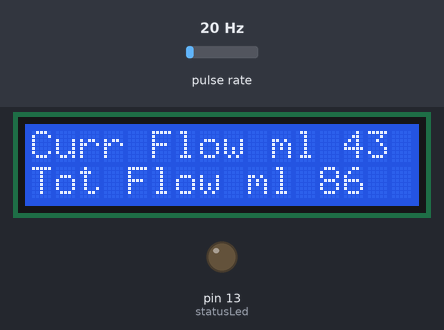
Recording of a sketch running on a simulated Arduino Uno, built with avr-gcc and run on an emulated ATmega328P. Parts: 16×2 character LCD, output pins drawn as LEDs (lit = HIGH). Wiring (inferred from the names in the program): pulse sensor: data pin 2. Inputs (shaded band) come from the test bench; at power-on: pulse rate 20 Hz. What the sketch prints to the serial monitor is not drawn.

Above: at 2.2 s.
2.3 s: pulse rate (sensor on pin 2) set to 150 Hz
At 4.0 s:
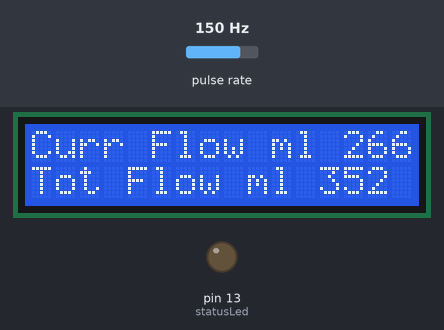
5.3 s: pulse rate (sensor on pin 2) set to 4 Hz
At 7.0 s:
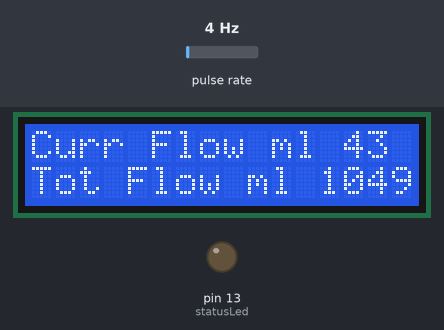
8.3 s: pulse rate (sensor on pin 2) set to 50 Hz
At 10.1 s:
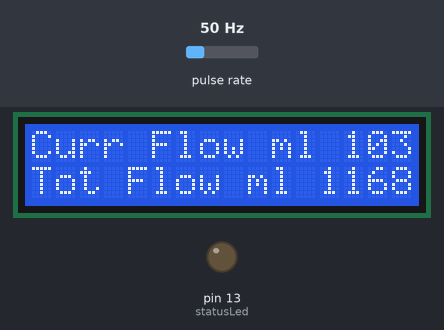
11.3 s: pulse rate (sensor on pin 2) set to 4 Hz
At 13.1 s:
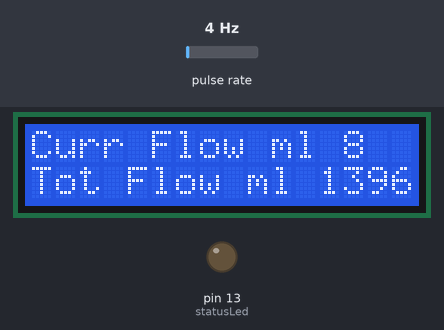
17.3 s: pulse rate (sensor on pin 2) set to 100 Hz
At 18.0 s:
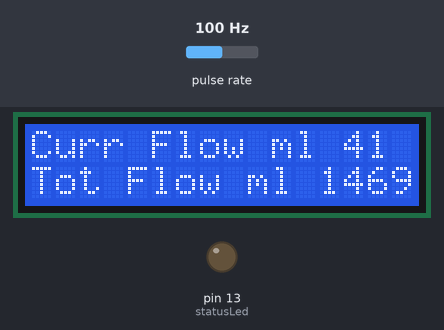
20.3 s: pulse rate (sensor on pin 2) set to 4 Hz
At 21.3 s:
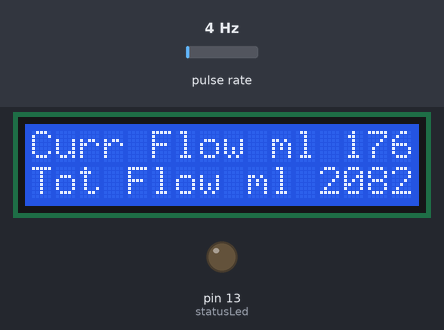
Timing chart, 0 to 23.3 s (numbered marks = the images above; inputs shaded):
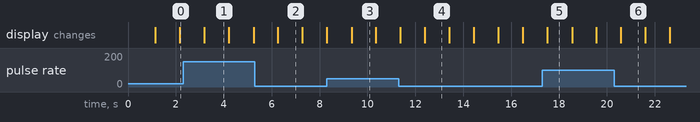

Measured:
- after the input at 20.3 s, pin 13 (statusLed): stays LOW (without the input it goes to HIGH after 36.9 s)
- what the display in image 1 shows lasts 1.0 s, from 3.2 s to 4.2 s

The sketch:

LCD_FlowCode.ino
```cpp
/*
  Liquid flow rate sensor -DIYhacking.com Arvind Sanjeev

  Measure the liquid/water flow rate using this code.
  Connect Vcc and Gnd of sensor to arduino, and the
  signal line to arduino digital pin 2.

*/
#include <LiquidCrystal_PCF8574.h>
LiquidCrystal_PCF8574 lcd(0x3F);

byte statusLed    = 13;

byte sensorInterrupt = 0;  // 0 = digital pin 2
byte sensorPin       = 2;

// The hall-effect flow sensor outputs approximately 4.5 pulses per second per
// litre/minute of flow.
float calibrationFactor = 7.5;

volatile byte pulseCount;

float flowRate;
unsigned int flowMilliLitres;
unsigned long totalMilliLitres;

unsigned long oldTime;

void setup()
{
  lcd.begin(16, 2);
  // Initialize a serial connection for reporting values to the host
  Serial.begin(9600);

  // Set up the status LED line as an output
  pinMode(statusLed, OUTPUT);


  pinMode(sensorPin, INPUT);
  digitalWrite(sensorPin, HIGH);

  pulseCount        = 0;
  flowRate          = 0.0;
  flowMilliLitres   = 0;
  totalMilliLitres  = 0;
  oldTime           = 0;

  // The Hall-effect sensor is connected to pin 2 which uses interrupt 0.
  // Configured to trigger on a FALLING state change (transition from HIGH
  // state to LOW state)
  attachInterrupt(sensorInterrupt, pulseCounter, FALLING);

  lcd.setBacklight(255);
  lcd.home();
  lcd.clear();
  lcd.print("Flow Meter RB");
  delay(1000);
}

/**
   Main program loop
*/
void loop()
{

  if ((millis() - oldTime) > 1000)   // Only process counters once per second
  {
    // Disable the interrupt while calculating flow rate and sending the value to
    // the host
    detachInterrupt(sensorInterrupt);

    // Because this loop may not complete in exactly 1 second intervals we calculate
    // the number of milliseconds that have passed since the last execution and use
    // that to scale the output. We also apply the calibrationFactor to scale the output
    // based on the number of pulses per second per units of measure (litres/minute in
    // this case) coming from the sensor.
    flowRate = ((1000.0 / (millis() - oldTime)) * pulseCount) / calibrationFactor;

    // Note the time this processing pass was executed. Note that because we've
    // disabled interrupts the millis() function won't actually be incrementing right
    // at this point, but it will still return the value it was set to just before
    // interrupts went away.
    oldTime = millis();

    // Divide the flow rate in litres/minute by 60 to determine how many litres have
    // passed through the sensor in this 1 second interval, then multiply by 1000 to
    // convert to millilitres.
    flowMilliLitres = (flowRate / 60) * 1000;

    // Add the millilitres passed in this second to the cumulative total
    totalMilliLitres += flowMilliLitres;

    unsigned int frac;

    // Print the flow rate for this second in litres / minute
    Serial.print("Flow rate: ");
    Serial.print(int(flowRate));  // Print the integer part of the variable
    Serial.print(".");             // Print the decimal point
    // Determine the fractional part. The 10 multiplier gives us 1 decimal place.
    frac = (flowRate - int(flowRate)) * 10;
    Serial.print(frac, DEC) ;      // Print the fractional part of the variable
    Serial.print("L/min");
    // Print the number of litres flowed in this second
    Serial.print("  Current Liquid Flowing: ");             // Output separator
    Serial.print(flowMilliLitres);
    Serial.print("mL/Sec");

    // Print the cumulative total of litres flowed since starting
    Serial.print("  Output Liquid Quantity: ");             // Output separator
    Serial.print(totalMilliLitres);
    Serial.println("mL");

    // Reset the pulse counter so we can start incrementing again
    pulseCount = 0;

    // Enable the interrupt again now that we've finished sending output
    attachInterrupt(sensorInterrupt, pulseCounter, FALLING);
  }

  if (totalMilliLitres > 10000) {
    digitalWrite(statusLed, HIGH);  // We have an active-low LED attached
  }
  else {
    digitalWrite(statusLed, LOW);  // We have an active-low LED attached
  }

  lcd.clear();
  lcd.setCursor(0, 0);
  lcd.print("Curr Flow ml ");
  lcd.print(flowMilliLitres);
  lcd.setCursor(0, 1);
  lcd.print("Tot Flow ml ");
  lcd.print(totalMilliLitres);

}

/*
  Insterrupt Service Routine
*/
void pulseCounter()
{
  // Increment the pulse counter
  pulseCount++;
}
```
